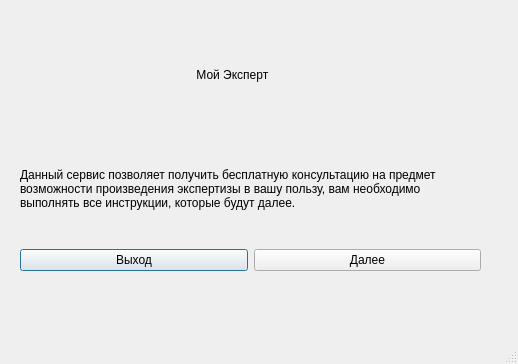
<?xml version="1.0" encoding="UTF-8"?>
<ui version="4.0">
 <class>MainWindow</class>
 <widget class="QMainWindow" name="MainWindow">
  <property name="geometry">
   <rect>
    <x>0</x>
    <y>0</y>
    <width>518</width>
    <height>364</height>
   </rect>
  </property>
  <property name="windowTitle">
   <string>MainWindow</string>
  </property>
  <widget class="QWidget" name="centralwidget">
   <widget class="QWidget" name="gridLayoutWidget">
    <property name="geometry">
     <rect>
      <x>20</x>
      <y>20</y>
      <width>461</width>
      <height>251</height>
     </rect>
    </property>
    <layout class="QGridLayout" name="gridLayout">
     <item row="1" column="0">
      <widget class="QLabel" name="label_2">
       <property name="text">
        <string>Данный сервис позволяет получить бесплатную консультацию на предмет возможности произведения экспертизы в вашу пользу, вам необходимо выполнять все инструкции, которые будут далее.</string>
       </property>
       <property name="wordWrap">
        <bool>true</bool>
       </property>
      </widget>
     </item>
     <item row="0" column="0">
      <widget class="QLabel" name="label">
       <property name="text">
        <string>                                                     Мой Эксперт</string>
       </property>
      </widget>
     </item>
     <item row="2" column="0">
      <layout class="QHBoxLayout" name="horizontalLayout">
       <item>
        <widget class="QPushButton" name="pushButton_2">
         <property name="text">
          <string>Выход</string>
         </property>
         <property name="autoDefault">
          <bool>false</bool>
         </property>
         <property name="default">
          <bool>true</bool>
         </property>
        </widget>
       </item>
       <item>
        <widget class="QPushButton" name="pushButton">
         <property name="text">
          <string>Далее</string>
         </property>
        </widget>
       </item>
      </layout>
     </item>
    </layout>
   </widget>
  </widget>
  <widget class="QMenuBar" name="menubar">
   <property name="geometry">
    <rect>
     <x>0</x>
     <y>0</y>
     <width>518</width>
     <height>24</height>
    </rect>
   </property>
  </widget>
  <widget class="QStatusBar" name="statusbar"/>
 </widget>
 <resources/>
 <connections/>
</ui>
